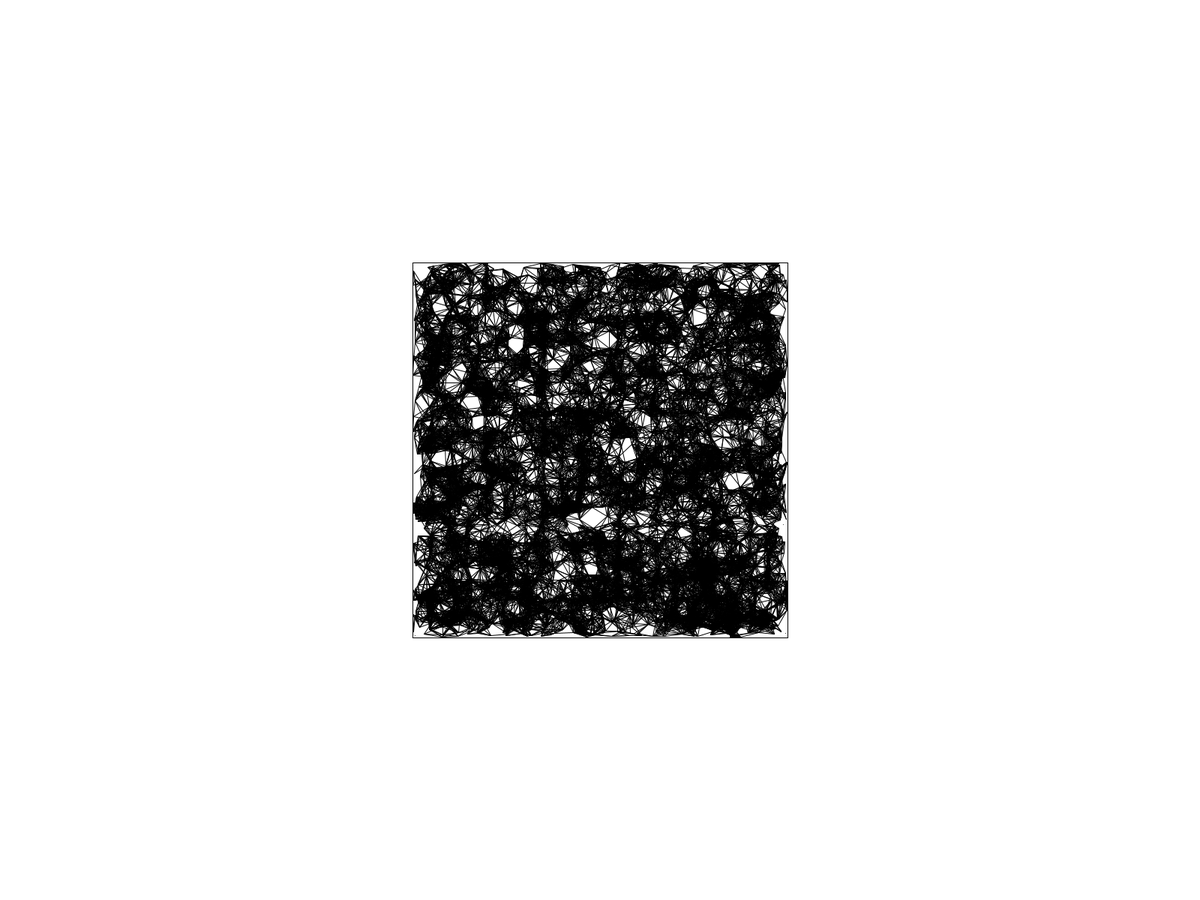
Frame 1 (no input)
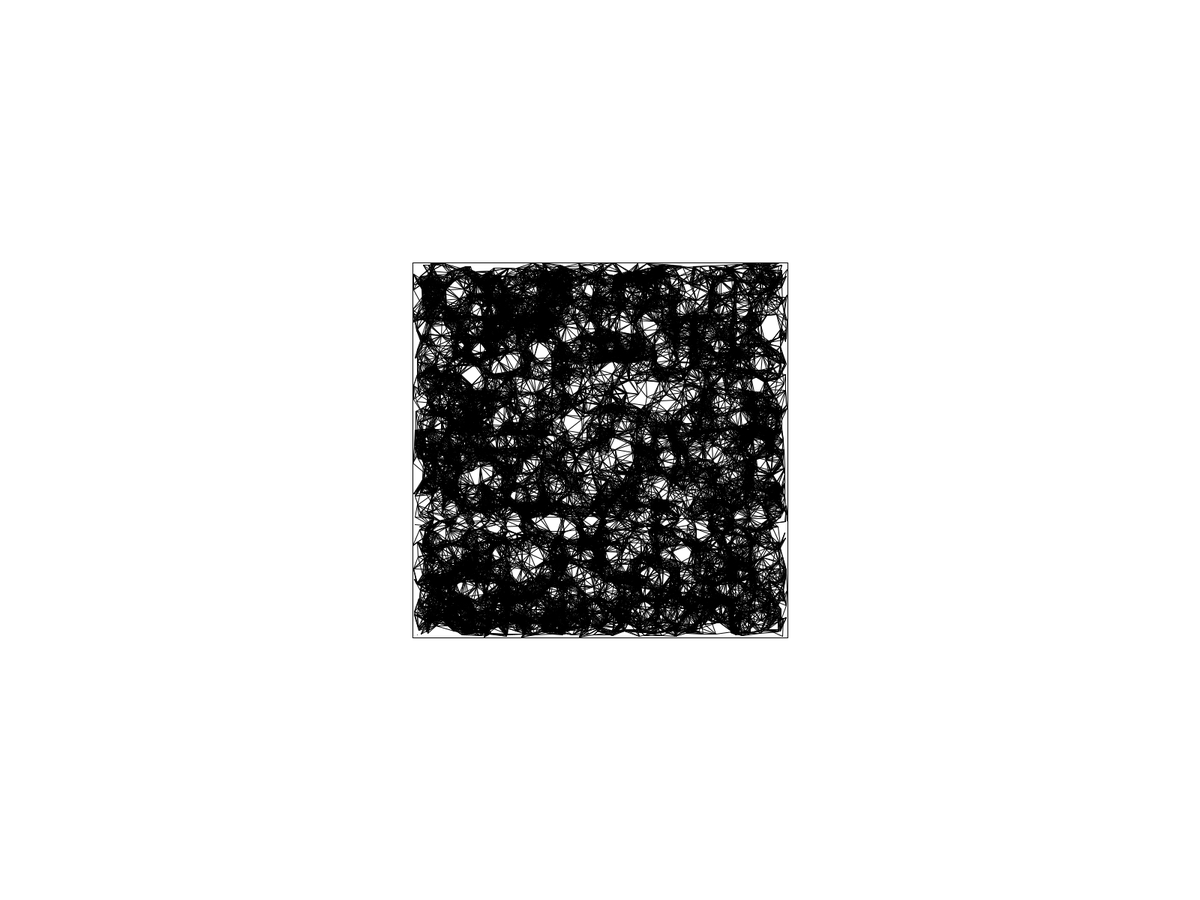
Frame 2 (the mouse pressed at the canvas centre, redrawn once)

The Processing sketch that drew these frames (run headless with seeded random() and noise(); the mouse was pressed at the canvas centre and the sketch redrawn once):

// Processing sketch: genPointsSquareTableCell_1008
// ── genPointsSquareTableCell_1008.pde
//canvas beginning point x,y
int rectX = 0;
int rectY = 0;
//canvas width [square(width)>dense], for 128000, minWidth is 358
int rectW = 500;
int dense = 4000;
int avgD = 32;
int r = int(sqrt(avgD*rectW*rectW/dense/PI));
//Degree Test
int maxDgr = 0;
int dgr[] = new int[500];

void setup(){
  fullScreen();
  noLoop();
}

void draw(){
  Table p = new Table();
  p.addColumn("x", Table.FLOAT);
  p.addColumn("y", Table.FLOAT);
  p.addColumn("cell",Table.STRING);//areaAttribute
  p.addColumn("cellX",Table.INT);//areaX
  p.addColumn("cellY",Table.INT);//areaY
  setCanvas();
  genPoints(p);//testPoints(p);
  conPointsBound(p);
  testRGG();
}

void setCanvas(){
  background(255);
  rectX = (displayWidth-rectW)/2;
  rectY = (displayHeight-rectW)/2;
  rect(rectX,rectY,rectW,rectW);
}

void genPoints(Table p){
  strokeWeight(1);
  for(int i=0;i<dense;i++){
    float x=random(rectW);
    float y=random(rectW);
    TableRow newRow = p.addRow();
    newRow.setFloat("x",x);
    newRow.setFloat("y",y);
    newRow.setInt("cellX",int((x-rectX)/r));
    newRow.setInt("cellY",int((y-rectY)/r));
    newRow.setString("cell",String.valueOf(int((x-rectX)/r))+","+String.valueOf(int((y-rectY)/r)));
    point(rectX+x,rectY+y);
  }
}

void conPointsBound(Table p){
  for (TableRow row : p.rows()) {
    int cellPointX = row.getInt("cellX");
    int cellPointY = row.getInt("cellY");
    int cellNextX = cellPointX;
    int cellNextY = cellPointY;
    int count = 0;
    while(true){
      if(cellNextX==cellPointX&&cellNextY==cellPointY){
        ++cellNextX;
        --cellNextY;
      }else if(cellNextX==cellPointX+1&&cellNextY==cellPointY-1){
        ++cellNextY;
      }else if(cellNextX==cellPointX+1&&cellNextY==cellPointY){
        ++cellNextY;
      }else if(cellNextX==cellPointX+1&&cellNextY==cellPointY+1){
        --cellNextX;
      }else if(cellNextX==cellPointX&&cellNextY==cellPointY+1){
        break;
      }
      for(TableRow rowNext : p.findRows(String.valueOf(cellNextX)+","+String.valueOf(cellNextY),"cell")){
        if(dist(rectX+row.getFloat("x"),rectY+row.getFloat("y"),rectX+rowNext.getFloat("x"),rectY+rowNext.getFloat("y"))<=r){
          line(rectX+row.getFloat("x"),rectY+row.getFloat("y"),rectX+rowNext.getFloat("x"),rectY+rowNext.getFloat("y"));
          count++;
        }
      }
    }
    dgr[count]++;
  }
}

void testPoints(Table p){
  println(p.getRowCount());
}

void testRGG(){
  println("Exiting at " + millis()/1000.0 + " seconds");
  for(int i = 0;i<100;i++)
    if(dgr[i]!=0)
      print(" "+i+":"+dgr[i]);
}
